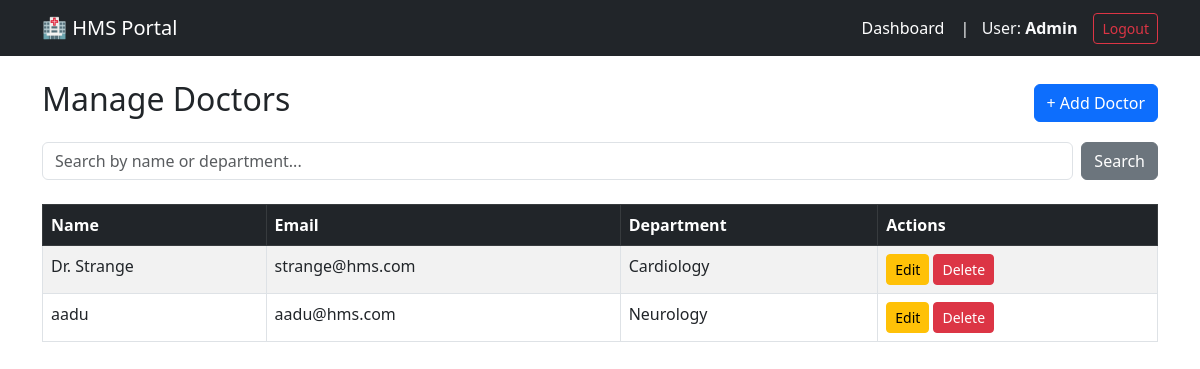
Screenshot of /admin/doctors (signed in) with the database file from the repository.
### hms_app/models.py (models this page shows, shortened)
class Doctor(UserMixin, db.Model):
    id = db.Column(db.Integer, primary_key=True)
    name = db.Column(db.String(100), nullable=False)
    email = db.Column(db.String(120), unique=True, nullable=False)
    password_hash = db.Column(db.String(128))
    department_id = db.Column(db.Integer, db.ForeignKey('department.id'), nullable=False)
    appointments = db.relationship('Appointment', backref='doctor', lazy=True)

class Department(db.Model):
    id = db.Column(db.Integer, primary_key=True)
    name = db.Column(db.String(50), unique=True, nullable=False)
    doctors = db.relationship('Doctor', backref='department', lazy=True)

### hms_app/admin/routes.py (the view)
@admin.route('/doctors')
@login_required
@admin_required
def manage_doctors():
    q = request.args.get('q')
    if q:
        doctors = Doctor.query.join(Department).filter(
            (Doctor.name.contains(q)) | (Department.name.contains(q))
        ).all()
    else:
        doctors = Doctor.query.all()
    return render_template('admin/manage_doctors.html', doctors=doctors)

### hms_app/models.py (called while the page is built)
@login_manager.user_loader
def load_user(user_id):
    role = session.get('role')
    if role == 'admin':
        return Admin.query.get(int(user_id))
    elif role == 'doctor':
        return Doctor.query.get(int(user_id))
    elif role == 'patient':
        return Patient.query.get(int(user_id))
    admin = Admin.query.get(int(user_id))
    if admin: return admin
    doctor = Doctor.query.get(int(user_id))
    if doctor: return doctor
    return Patient.query.get(int(user_id))

    @property
    def role(self): return "admin"

### hms_app/templates/admin/manage_doctors.html
{% extends "base.html" %}
{% block content %}
<div class="d-flex justify-content-between align-items-center mb-3">
    <h2>Manage Doctors</h2>
    <a href="{{ url_for('admin.add_doctor') }}" class="btn btn-primary">+ Add Doctor</a>
</div>
<form class="mb-4 d-flex gap-2">
    <input type="text" name="q" class="form-control" placeholder="Search by name or department..." value="{{ request.args.get('q', '') }}">
    <button type="submit" class="btn btn-secondary">Search</button>
</form>
<table class="table table-bordered table-striped">
    <thead class="table-dark">
        <tr>
            <th>Name</th>
            <th>Email</th>
            <th>Department</th>
            <th>Actions</th>
        </tr>
    </thead>
    <tbody>
        {% for doc in doctors %}
        <tr>
            <td>{{ doc.name }}</td>
            <td>{{ doc.email }}</td>
            <td>{{ doc.department.name }}</td>
            <td>
                <a href="{{ url_for('admin.update_doctor', id=doc.id) }}" class="btn btn-sm btn-warning">Edit</a>
                <form action="{{ url_for('admin.delete_doctor', id=doc.id) }}" method="POST" class="d-inline" onsubmit="return confirm('Delete this doctor?');">
                    <button type="submit" class="btn btn-sm btn-danger">Delete</button>
                </form>
            </td>
        </tr>
        {% else %}
        <tr><td colspan="4" class="text-center">No doctors found.</td></tr>
        {% endfor %}
    </tbody>
</table>
{% endblock %}

### rows the page displays
Doctor: name "Dr. Strange", email "strange@hms.com", department.name "Cardiology"
Doctor: name "aadu", email "aadu@hms.com", department.name "Neurology"

### other values shown
{{ current_user.role|capitalize }} "Admin"
